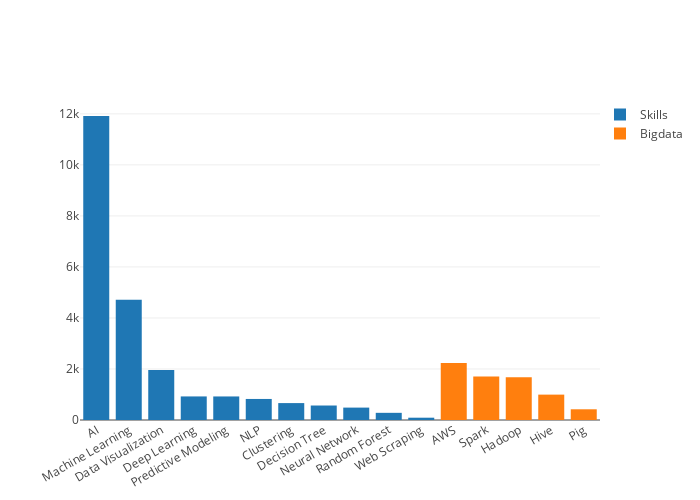

Here is the notebook cell this chart was saved with:
### Code cell
layout = Layout(
    paper_bgcolor='rgba(0,0,0,0)',
    plot_bgcolor='rgba(0,0,0,0)'
)

bar_layout = Layout(
    barmode='group',
    height=500,
    width=700,
    xaxis=dict(tickangle=-30),
    paper_bgcolor='rgba(0,0,0,0)',
    plot_bgcolor='rgba(0,0,0,0)',
    legend=dict(x=1)
)

graph_data = []

skills2 = {'Skills':Skills, 'Bigdata':Bigdata}

for a, skill_dict in skills2.items():
    graph_data.append(go.Bar(
        x = list(skillset_df[a].index),
        y = list(skillset_df[a][1]),
        name = a))

py.offline.iplot(Figure(data=graph_data, layout=bar_layout), filename='Skillsets1')

### Figure 1 — Plotly figure (JSON) as saved in the notebook; plotly's stock layout.template omitted (floating-point values rounded to 4 significant figures)
{"data": [{"name": "Skills", "type": "bar", "uid": "d998e918-b7c1-11e8-848a-4c3488ea762f", "x": ["AI", "Machine Learning", "Data Visualization", "Deep Learning", "Predictive Modeling", "NLP", "Clustering", "Decision Tree", "Neural Network", "Random Forest", "Web Scraping"], "y": [11917, 4714, 1963, 924, 923, 825, 663, 568, 486, 281, 90]}, {"name": "Bigdata", "type": "bar", "uid": "d998e919-b7c1-11e8-843a-4c3488ea762f", "x": ["AWS", "Spark", "Hadoop", "Hive", "Pig"], "y": [2236, 1709, 1677, 995, 420]}], "layout": {"barmode": "group", "height": 500, "legend": {"x": 1}, "paper_bgcolor": "rgba(0,0,0,0)", "plot_bgcolor": "rgba(0,0,0,0)", "width": 700, "xaxis": {"tickangle": -30}}}
